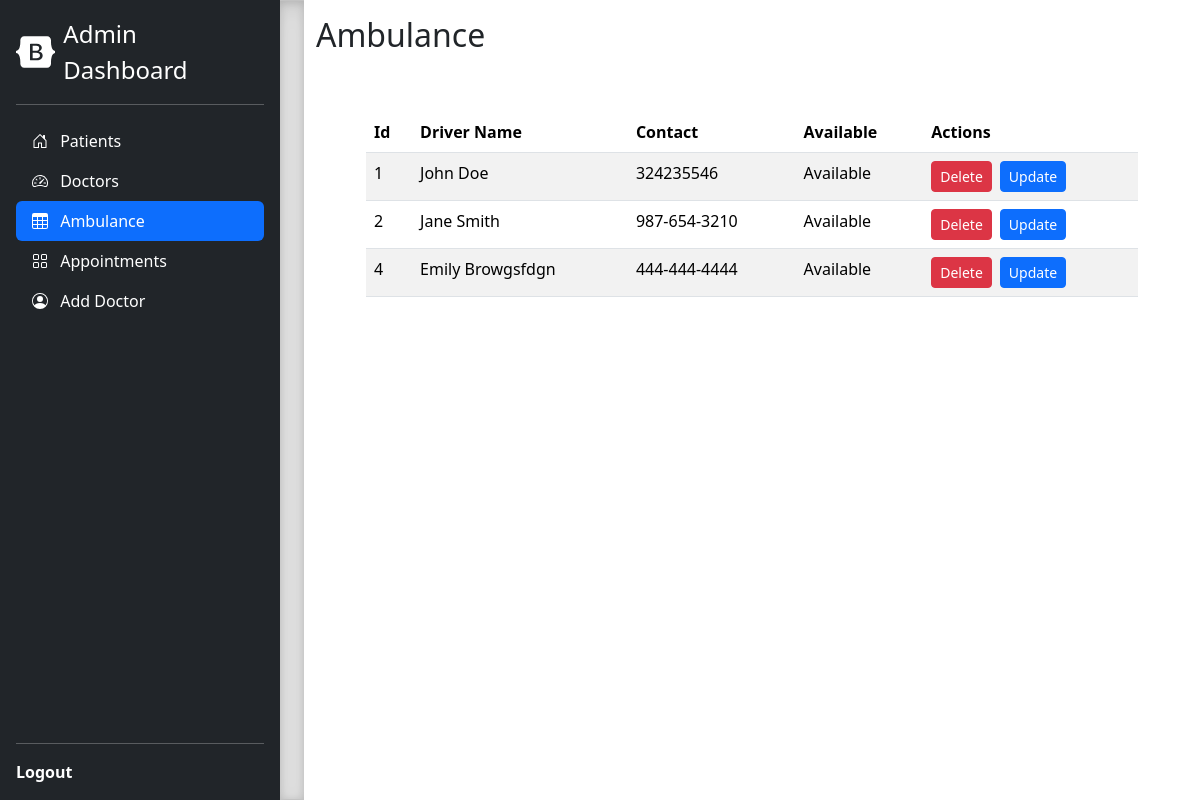
/admin/ambulances.php (signed in), run on the app's committed database.
### tables this page shows
CREATE TABLE `ambulances` (
  `ambulance_id` int(11) NOT NULL,
  `driver_name` varchar(100) NOT NULL,
  `contact` varchar(100) NOT NULL,
  `available` tinyint(1) DEFAULT 1
);

### admin/ambulances.php (the view, shortened to what this page needs)
<?php include 'admin_header.php'; ?>
<div class="container-fluid">
    <div class="row mt-3">
        <div class="col">
            <h2>Ambulance</h2>
        </div>
    </div>
    <div class="row">
        <div class="col">
            <div class="table-responsive">
                <table class="table table-striped">
                    <thead>
                        <tr>
                            <th>Id</th>
                            <th>Driver Name</th>
                            <th>Contact</th>
                            <th>Available</th>
                            <th>Actions</th>
                        </tr>
                    </thead>
                    <tbody>
                        <?php
                        require_once "../includes/config.php";
                        $sql = "SELECT * FROM ambulances";
                        $result = $conn->query($sql);
                        if ($result->num_rows > 0) {
                            while ($row = $result->fetch_assoc()) {
                                echo '<tr>';
                                echo '<td>' . $row['ambulance_id'] . '</td>';
                                echo '<td>' . $row['driver_name'] . '</td>';
                                echo '<td>' . $row['contact'] . '</td>';
                                echo '<td>' . ($row['available'] == 0 ? 'Available' : 'Not Available') . '</td>';
                                echo '<td>';
                                echo '<button type="button" class="btn btn-danger btn-sm me-2" onclick="deleteAmbulance(' . $row['ambulance_id'] . ')">Delete</button>';
                                echo '<button type="button" class="btn btn-primary btn-sm" data-bs-toggle="modal" data-bs-target="#updateModal" data-id="' . $row['ambulance_id'] . '" data-driver="' . $row['driver_name'] . '" data-contact="' . $row['contact'] . '" data-available="' . $row['available'] . '">Update</button>';
                                echo '</td>';
                                echo '</tr>';
                            }
                        } else {
                            echo '<tr><td colspan="5" class="text-center">No ambulances found</td></tr>';
                        }
                        ?>
                    </tbody>
                </table>
            </div>
        </div>
    </div>
</div>
<?php include 'admin_footer.php'; ?>

### admin/style.css (style rules this page uses)
.table-responsive { padding: 50px; }

### admin/admin_header.php (style rules this page uses)
body { display: flex; }

### data on the page
ambulances: ambulance_id "1", driver_name "John Doe", contact "324235546", available "Available"
ambulances: ambulance_id "2", driver_name "Jane Smith", contact "987-654-3210", available "Available"
ambulances: ambulance_id "4", driver_name "Emily Browgsfdgn", contact "444-444-4444", available "Available"
